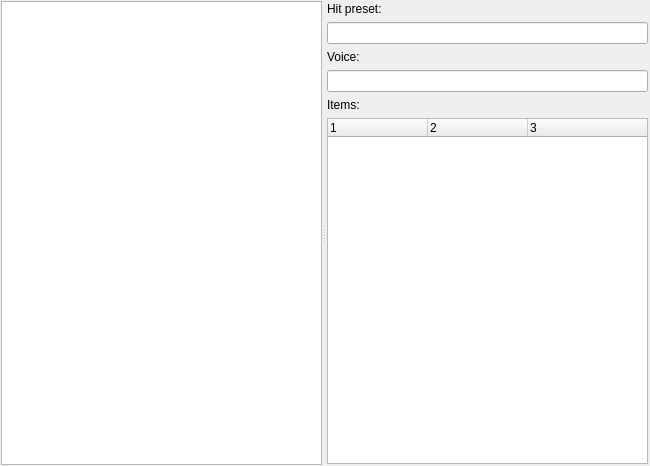
<?xml version="1.0" encoding="UTF-8"?>
<ui version="4.0">
 <class>EditTPresetsDlg</class>
 <widget class="QDialog" name="EditTPresetsDlg">
  <property name="geometry">
   <rect>
    <x>0</x>
    <y>0</y>
    <width>650</width>
    <height>466</height>
   </rect>
  </property>
  <property name="windowTitle">
   <string>Edit TPresets</string>
  </property>
  <property name="modal">
   <bool>true</bool>
  </property>
  <layout class="QHBoxLayout" name="horizontalLayout">
   <property name="spacing">
    <number>6</number>
   </property>
   <property name="leftMargin">
    <number>1</number>
   </property>
   <property name="topMargin">
    <number>1</number>
   </property>
   <property name="rightMargin">
    <number>1</number>
   </property>
   <property name="bottomMargin">
    <number>1</number>
   </property>
   <item>
    <widget class="QSplitter" name="splitter">
     <property name="sizePolicy">
      <sizepolicy hsizetype="Expanding" vsizetype="Ignored">
       <horstretch>0</horstretch>
       <verstretch>0</verstretch>
      </sizepolicy>
     </property>
     <property name="orientation">
      <enum>Qt::Horizontal</enum>
     </property>
     <widget class="QListWidget" name="lstPresets">
      <property name="sizePolicy">
       <sizepolicy hsizetype="Expanding" vsizetype="Expanding">
        <horstretch>0</horstretch>
        <verstretch>0</verstretch>
       </sizepolicy>
      </property>
      <property name="contextMenuPolicy">
       <enum>Qt::CustomContextMenu</enum>
      </property>
     </widget>
     <widget class="QWidget" name="widget" native="true">
      <layout class="QVBoxLayout" name="verticalLayout">
       <property name="leftMargin">
        <number>1</number>
       </property>
       <property name="topMargin">
        <number>1</number>
       </property>
       <property name="rightMargin">
        <number>1</number>
       </property>
       <property name="bottomMargin">
        <number>1</number>
       </property>
       <item>
        <widget class="QLabel" name="label_2">
         <property name="text">
          <string>Hit preset:</string>
         </property>
        </widget>
       </item>
       <item>
        <widget class="QLineEdit" name="txtHitPreset"/>
       </item>
       <item>
        <widget class="QLabel" name="label_3">
         <property name="text">
          <string>Voice:</string>
         </property>
        </widget>
       </item>
       <item>
        <widget class="QLineEdit" name="txtVoice"/>
       </item>
       <item>
        <widget class="QLabel" name="label_4">
         <property name="text">
          <string>Items:</string>
         </property>
        </widget>
       </item>
       <item>
        <widget class="QTreeWidget" name="treeItems">
         <property name="contextMenuPolicy">
          <enum>Qt::CustomContextMenu</enum>
         </property>
         <property name="rootIsDecorated">
          <bool>false</bool>
         </property>
         <property name="itemsExpandable">
          <bool>false</bool>
         </property>
         <property name="expandsOnDoubleClick">
          <bool>false</bool>
         </property>
         <property name="columnCount">
          <number>3</number>
         </property>
         <attribute name="headerVisible">
          <bool>true</bool>
         </attribute>
         <column>
          <property name="text">
           <string notr="true">1</string>
          </property>
         </column>
         <column>
          <property name="text">
           <string notr="true">2</string>
          </property>
         </column>
         <column>
          <property name="text">
           <string notr="true">3</string>
          </property>
         </column>
        </widget>
       </item>
      </layout>
     </widget>
    </widget>
   </item>
  </layout>
 </widget>
 <resources/>
 <connections/>
</ui>
